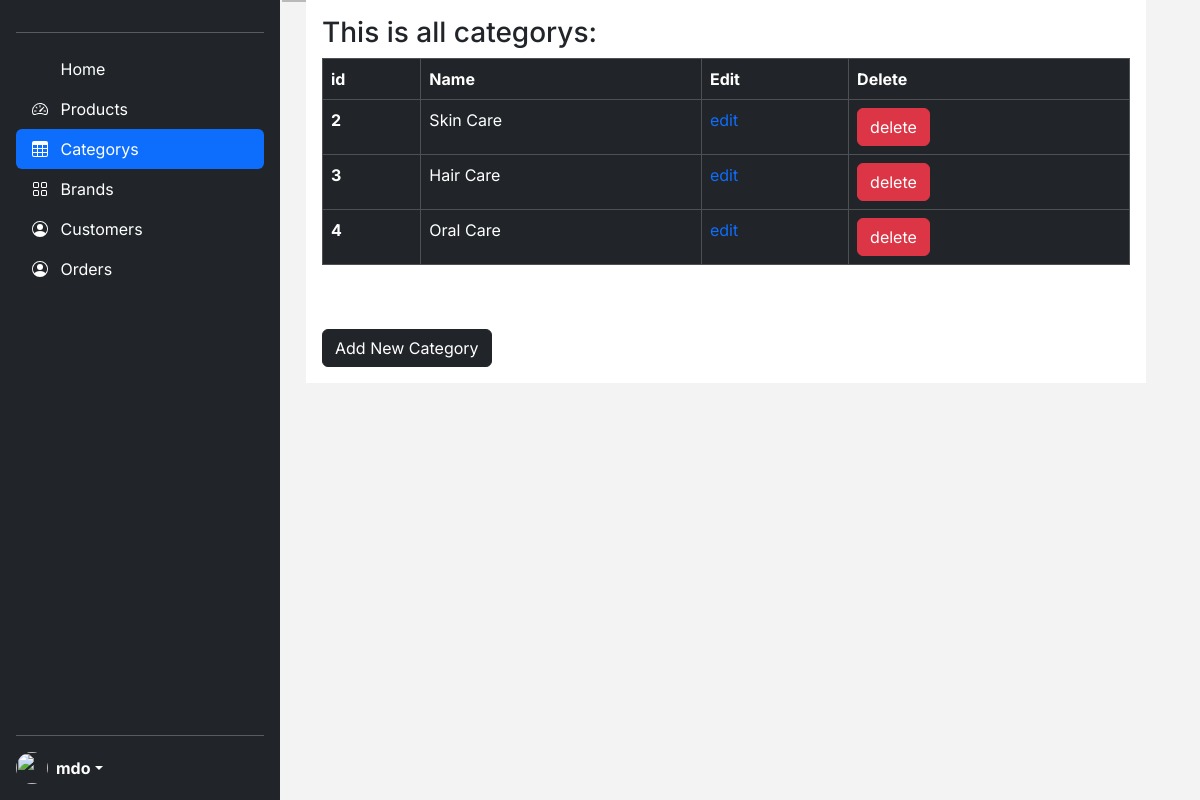
Before: /categorys (signed in) with the older database file.
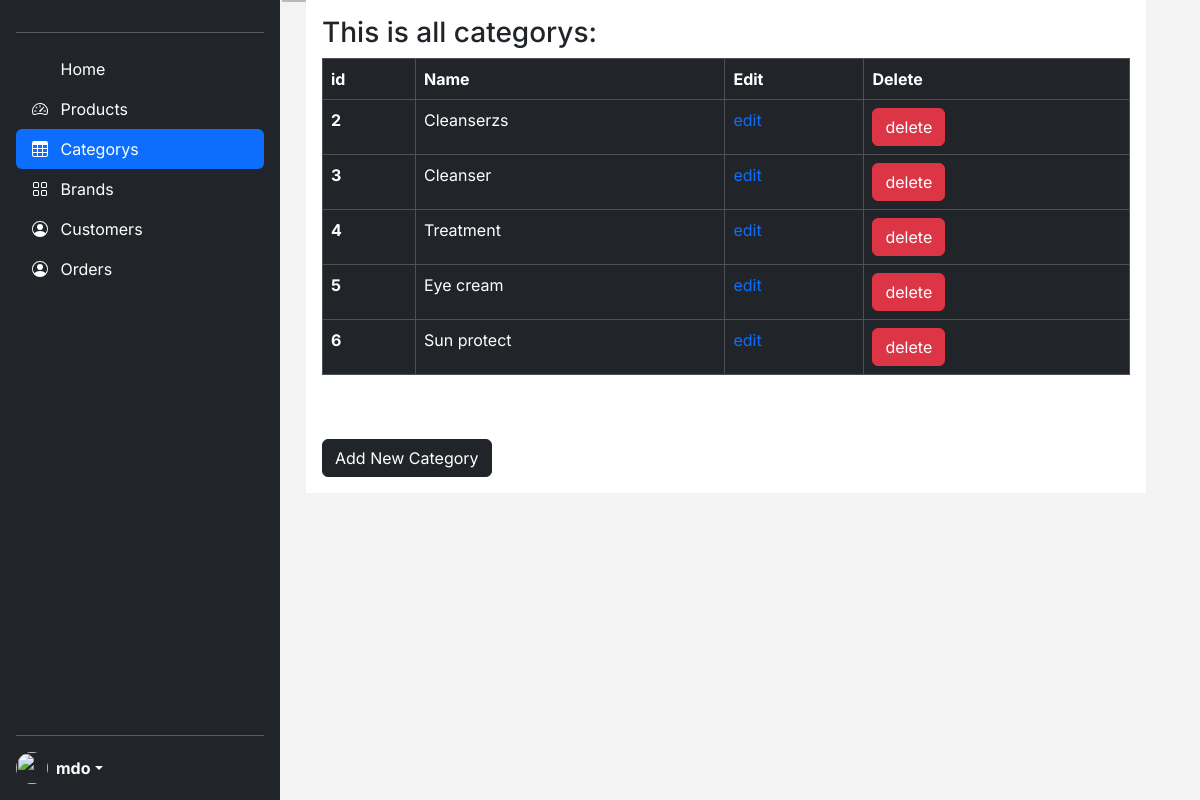
After: the same page with the newer database file.
### beautyHaven/products/models.py (models this page shows)
class Category(db.Model):
    id: Mapped[int] = mapped_column(Integer, primary_key=True)
    name: Mapped[str] = mapped_column(String(30), unique=True, nullable=False)

### beautyHaven/admin/routes.py (the view)
@app.route('/categorys')
def categorys():
    if 'email' not in session:
        flash('Please login first')
        return redirect('login')
    categorys = Category.query.all()
    return render_template('/admin/categorys.html',categorys=categorys)

### beautyHaven/templates/admin/categorys.html (shortened to what this page needs)
{% extends 'layout.html' %}
{% block content %}
<h3 class="me-2">This is all categorys:  </h3>
<table class="table table-dark table-hover  table-bordered  ">
  <thead>
    <tr>
      <th scope="col">id</th>
      <th scope="col">Name</th>
      <th scope="col">Edit</th>
      <th scope="col">Delete</th>
    </tr>
  </thead>
  <tbody>
    {% for category in categorys %}
        <tr>
            <th scope="row">{{category.id}}</th>
            <td>{{category.name}}</td>
            <td><a href="{{url_for('updatecat',id=category.id)}}">edit</a></td>
            <td><button type="button" class="btn btn-danger" data-bs-toggle="modal" data-bs-target="#exampleModal-{{category.id}}">
              delete
            </button></td>
        </tr>
    {% endfor %}
  </tbody>
</table>
<button type="button" class="btn btn-dark mt-5"><a href="{{ url_for('addcategory')}}" class="text-white text-decoration-none">Add New Category</a></button>
{% endblock content %}

Changed rows visible on the page:
changed Category id 2: name "Skin Care" → "Cleanserzs"
changed Category id 3: name "Hair Care" → "Cleanser"
changed Category id 4: name "Oral Care" → "Treatment"
added Category: id "5", name "Eye cream"
added Category: id "6", name "Sun protect"
